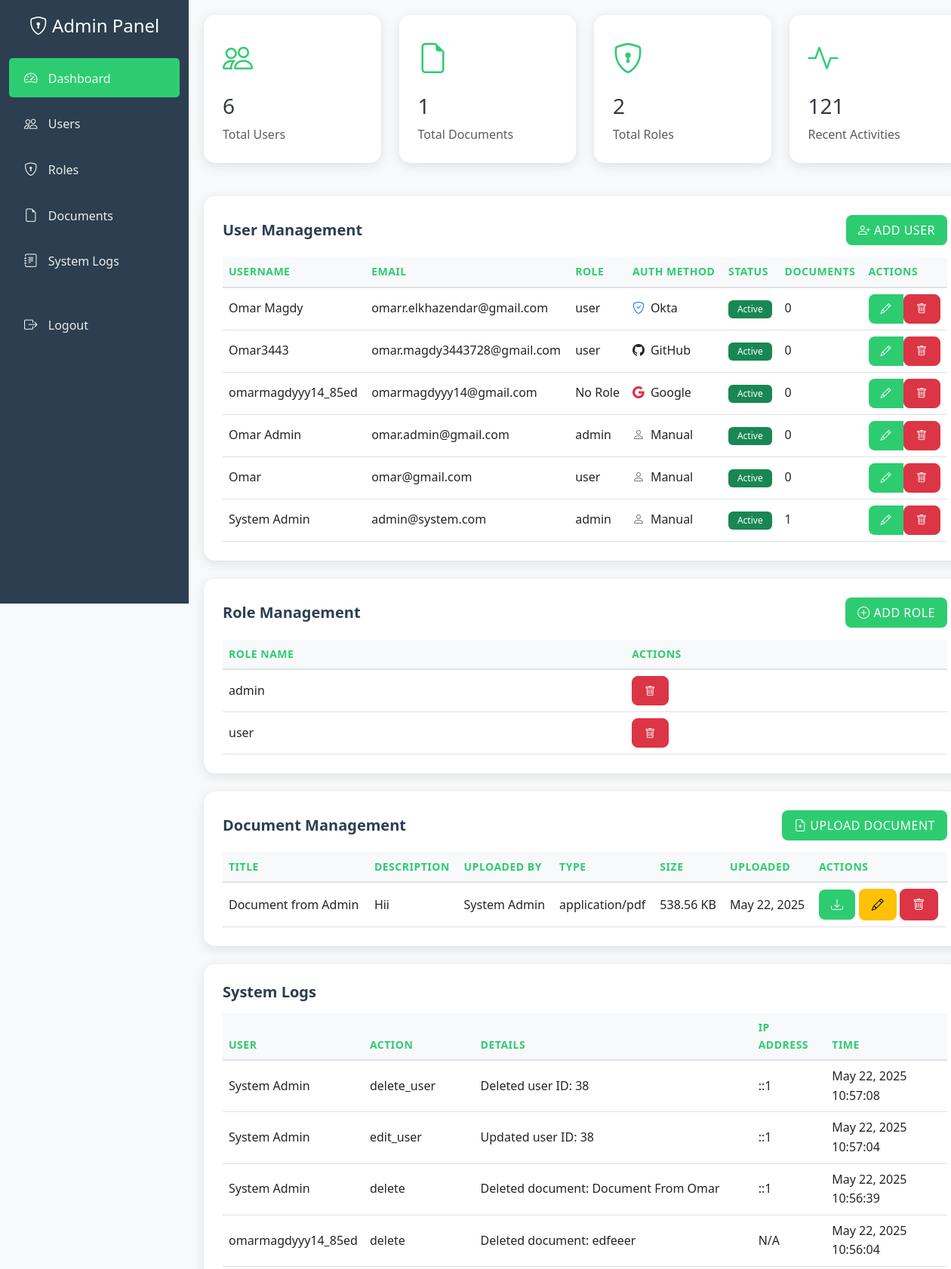
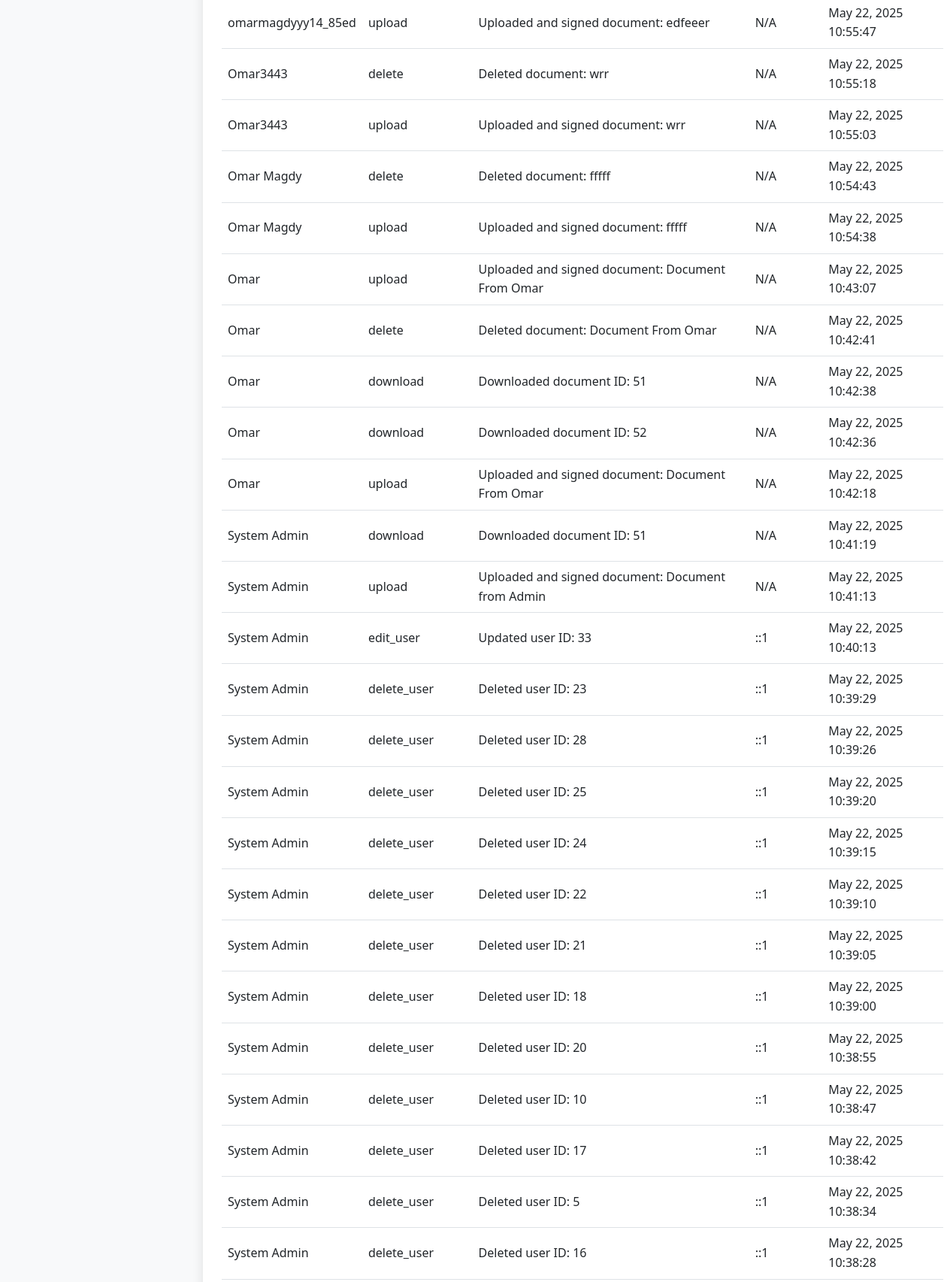
Page /admin/dashboard.php (signed in, upper part) on the committed database (2 pictures, top to bottom).
### tables this page shows
CREATE TABLE `users` (
  `id` int(11) NOT NULL,
  `username` varchar(50) NOT NULL,
  `email` varchar(100) NOT NULL,
  `password` varchar(255) NOT NULL,
  `google_id` varchar(255) DEFAULT NULL,
  `github_id` varchar(255) DEFAULT NULL,
  `okta_id` varchar(255) DEFAULT NULL,
  `auth_method` enum('manual','github','google','okta') NOT NULL DEFAULT 'manual',
  `profile_picture` varchar(255) DEFAULT NULL,
  `is_active` tinyint(1) DEFAULT 1,
  `is_verified` tinyint(1) DEFAULT 0,
  `verification_token` varchar(255) DEFAULT NULL,
  `status` enum('pending','active','inactive') DEFAULT 'pending',
  `mfa_enabled` tinyint(1) DEFAULT 0,
  `created_at` timestamp NOT NULL DEFAULT current_timestamp(),
  `updated_at` timestamp NOT NULL DEFAULT current_timestamp() ON UPDATE current_timestamp(),
  `role_id` int(11) DEFAULT NULL
);

CREATE TABLE `roles` (
  `role_id` int(11) NOT NULL,
  `role_name` varchar(50) NOT NULL,
  `created_at` timestamp NOT NULL DEFAULT current_timestamp()
);

CREATE TABLE `documents` (
  `document_id` int(11) NOT NULL,
  `title` varchar(255) NOT NULL,
  `description` text DEFAULT NULL,
  `file_path` varchar(255) NOT NULL,
  `file_type` varchar(50) DEFAULT NULL,
  `file_size` int(11) DEFAULT NULL,
  `sha256_hash` varchar(64) DEFAULT NULL,
  `hmac_signature` text DEFAULT NULL,
  `digital_signature` text DEFAULT NULL,
  `uploaded_by` int(11) DEFAULT NULL,
  `created_at` timestamp NOT NULL DEFAULT current_timestamp(),
  `updated_at` timestamp NOT NULL DEFAULT current_timestamp() ON UPDATE current_timestamp()
);

CREATE TABLE `system_logs` (
  `log_id` int(11) NOT NULL,
  `user_id` int(11) DEFAULT NULL,
  `action` varchar(255) NOT NULL,
  `details` text DEFAULT NULL,
  `ip_address` varchar(45) DEFAULT NULL,
  `created_at` timestamp NOT NULL DEFAULT current_timestamp()
);

### admin/dashboard.php (the view, shortened to what the rows shown need)
<?php
require_once '../classes/Database.php';
require_once '../classes/Document.php';
require_once '../classes/Role.php';
$database = new Database();
$db = $database->getConnection();
$role = new Role($database);
$document = new Document($db, $_SESSION['user_id']);
$user_role = $role->getUserRole($_SESSION['user_id']);
$users = $db->query(
    "SELECT u.*, r.role_name,
            (SELECT COUNT(*) FROM documents WHERE uploaded_by = u.id) as document_count
     FROM users u
     LEFT JOIN roles r ON u.role_id = r.role_id
     ORDER BY u.created_at DESC"
)->fetchAll();
$roles = $role->getAllRoles();
$logs = $db->query(
    "SELECT l.*, u.username
     FROM system_logs l
     LEFT JOIN users u ON l.user_id = u.id
     ORDER BY l.created_at DESC
     LIMIT 100"
)->fetchAll();
$documents = $db->query(
    "SELECT d.*, u.username as uploaded_by_name
     FROM documents d
     LEFT JOIN users u ON d.uploaded_by = u.id
     ORDER BY d.created_at DESC"
)->fetchAll();
?>
<!DOCTYPE html>
<html lang="en">
<head>
    <link href="https://cdn.jsdelivr.net/npm/bootstrap@5.3.0/dist/css/bootstrap.min.css" rel="stylesheet">
    <link rel="stylesheet" href="https://cdn.jsdelivr.net/npm/bootstrap-icons@1.7.2/font/bootstrap-icons.css">
    <link rel="stylesheet" href="../css/styles.css">
</head>
<body>
    <div class="container-fluid">
        <div class="row">
            <div class="col-md-9 col-lg-10 main-content">
                <div id="users" class="table-container mb-4">
                    <div class="table-responsive">
                        <table class="table table-hover">
                            <thead>
                                <tr>
                                    <th>Username</th>
                                    <th>Email</th>
                                    <th>Role</th>
                                    <th>Auth Method</th>
                                    <th>Status</th>
                                    <th>Documents</th>
                                    <th>Actions</th>
                                </tr>
                            </thead>
                            <tbody>
                                <?php foreach ($users as $u): ?>
                                    <tr>
                                        <td><?php echo htmlspecialchars($u['username']); ?></td>
                                        <td><?php echo htmlspecialchars($u['email']); ?></td>
                                        <td><?php echo htmlspecialchars($u['role_name'] ?? 'No Role'); ?></td>
                                        <td>
                                            <?php
                                            $auth_method = $u['auth_method'] ?? 'manual';
                                            $auth_icon = '';
                                            $auth_class = '';
                                            switch($auth_method) {
                                                case 'github':
                                                    $auth_icon = 'bi-github';
                                                    $auth_class = 'text-dark';
                                                    $auth_label = 'GitHub';
                                                    break;
                                                case 'google':
                                                    $auth_icon = 'bi-google';
                                                    $auth_class = 'text-danger';
                                                    $auth_label = 'Google';
                                                    break;
                                                case 'okta':
                                                    $auth_icon = 'bi-shield-check';
                                                    $auth_class = 'text-primary';
                                                    $auth_label = 'Okta';
                                                    break;
                                                default:
                                                    $auth_icon = 'bi-person';
                                                    $auth_class = 'text-secondary';
                                                    $auth_label = 'Manual';
                                            }
                                            ?>
                                            <div class="d-flex align-items-center">
                                                <i class="bi <?php echo $auth_icon; ?> <?php echo $auth_class; ?> me-2"></i>
                                                <span><?php echo $auth_label; ?></span>
                                            </div>
                                        </td>
                                        <td>
                                            <span class="badge bg-<?php echo $u['status'] === 'active' ? 'success' : ($u['status'] === 'pending' ? 'warning' : 'danger'); ?>">
                                                <?php echo ucfirst($u['status']); ?>
                                            </span>
                                        </td>
                                        <td><?php echo $u['document_count']; ?></td>
                                        <td>
                                            <div class="btn-group" role="group">
                                                <button class="btn btn-sm btn-primary" onclick="editUser(<?php echo htmlspecialchars(json_encode($u)); ?>)">
                                                    <i class="bi bi-pencil"></i>
                                                </button>
                                                <form action="" method="POST" style="display: inline;" onsubmit="return confirm('Are you sure you want to delete this user? This action cannot be undone.');">
                                                    <button type="submit" class="btn btn-sm btn-danger">
                                                        <i class="bi bi-trash"></i>
                                                    </button>
                                                </form>
                                            </div>
                                        </td>
                                    </tr>
                                <?php endforeach; ?>
                            </tbody>
                        </table>
                    </div>
                </div>
                <div id="roles" class="table-container mb-4">
                    <div class="table-responsive">
                        <table class="table table-hover">
                            <thead>
                                <tr>
                                    <th>Role Name</th>
                                    <th>Actions</th>
                                </tr>
                            </thead>
                            <tbody>
                                <?php foreach ($roles as $r): ?>
                                    <tr>
                                        <td><?php echo htmlspecialchars($r['role_name']); ?></td>
                                        <td>
                                            <button class="btn btn-sm btn-danger" onclick="deleteRole(<?php echo $r['role_id']; ?>)">
                                                <i class="bi bi-trash"></i>
                                            </button>
                                        </td>
                                    </tr>
                                <?php endforeach; ?>
                            </tbody>
                        </table>
                    </div>
                </div>
                <div id="documents" class="table-container mb-4">
                    <div class="table-responsive">
                        <table class="table table-hover">
                            <thead>
                                <tr>
                                    <th>Title</th>
                                    <th>Description</th>
                                    <th>Uploaded By</th>
                                    <th>Type</th>
                                    <th>Size</th>
                                    <th>Uploaded</th>
                                    <th>Actions</th>
                                </tr>
                            </thead>
                            <tbody>
                                <?php foreach ($documents as $doc): ?>
                                    <tr>
                                        <td><?php echo htmlspecialchars($doc['title']); ?></td>
                                        <td><?php echo htmlspecialchars($doc['description']); ?></td>
                                        <td><?php echo htmlspecialchars($doc['uploaded_by_name']); ?></td>
                                        <td><?php echo htmlspecialchars($doc['file_type']); ?></td>
                                        <td><?php echo number_format($doc['file_size'] / 1024, 2) . ' KB'; ?></td>
                                        <td><?php echo date('M d, Y', strtotime($doc['created_at'])); ?></td>
                                        <td>
                                            <a href="../download.php?id=<?php echo $doc['document_id']; ?>" class="btn btn-icon btn-primary">
                                                <i class="bi bi-download"></i>
                                            </a>
                                            <a href="../edit_document.php?id=<?php echo $doc['document_id']; ?>" class="btn btn-icon btn-warning">
                                                <i class="bi bi-pencil"></i>
                                            </a>
                                            <button class="btn btn-icon btn-danger"
                                                    onclick="deleteDocument(<?php echo $doc['document_id']; ?>)">
                                                <i class="bi bi-trash"></i>
                                            </button>
                                        </td>
                                    </tr>
                                <?php endforeach; ?>
                            </tbody>
                        </table>
                    </div>
                </div>
                <div id="logs" class="table-container mb-4">
                    <div class="table-responsive">
                        <table class="table table-hover">
                            <thead>
                                <tr>
                                    <th>User</th>
                                    <th>Action</th>
                                    <th>Details</th>
                                    <th>IP Address</th>
                                    <th>Time</th>
                                </tr>
                            </thead>
                            <tbody>
                                <?php foreach ($logs as $log): ?>
                                    <tr>
                                        <td><?php echo htmlspecialchars($log['username'] ?? 'System'); ?></td>
                                        <td><?php echo htmlspecialchars($log['action'] ?? ''); ?></td>
                                        <td><?php echo htmlspecialchars($log['details'] ?? ''); ?></td>
                                        <td><?php echo htmlspecialchars($log['ip_address'] ?? 'N/A'); ?></td>
                                        <td><?php echo date('M d, Y H:i:s', strtotime($log['created_at'])); ?></td>
                                    </tr>
                                <?php endforeach; ?>
                            </tbody>
                        </table>
                    </div>
                </div>
            </div>
        </div>
    </div>
</body>
</html>

### rows in the picture
users: username "Omar Magdy", email "omarr.elkhazendar@gmail.com", role.role_name "user", auth_method "Okta", status "Active", document_count "0"
users: username "Omar3443", email "omar.magdy3443728@gmail.com", role.role_name "user", auth_method "GitHub", status "Active", document_count "0"
users: username "omarmagdyyy14_85ed", email "omarmagdyyy14@gmail.com", role_name "No Role", auth_method "Google", status "Active", document_count "0"
users: username "Omar Admin", email "omar.admin@gmail.com", role.role_name "admin", auth_method "Manual", status "Active", document_count "0"
users: username "Omar", email "omar@gmail.com", role.role_name "user", auth_method "Manual", status "Active", document_count "0"
users: username "System Admin", email "admin@system.com", role.role_name "admin", auth_method "Manual", status "Active", document_count "1"
roles: role_name "admin"
roles: role_name "user"
documents: title "Document from Admin", description "Hii", uploaded_by.username "System Admin", file_type "application/pdf", $doc['file_size']/1024 "538.56", created_at "May 22, 2025"
system_logs: user.username "System Admin", action "delete_user", details "Deleted user ID: 38", ip_address "::1", created_at "May 22, 2025 10:57:08"
system_logs: user.username "System Admin", action "edit_user", details "Updated user ID: 38", ip_address "::1", created_at "May 22, 2025 10:57:04"
system_logs: user.username "System Admin", action "delete", details "Deleted document: Document From Omar", ip_address "::1", created_at "May 22, 2025 10:56:39"
system_logs: user.username "omarmagdyyy14_85ed", action "delete", details "Deleted document: edfeeer", ip_address "N/A", created_at "May 22, 2025 10:56:04"
system_logs: user.username "omarmagdyyy14_85ed", action "upload", details "Uploaded and signed document: edfeeer", ip_address "N/A", created_at "May 22, 2025 10:55:47"
system_logs: user.username "Omar3443", action "delete", details "Deleted document: wrr", ip_address "N/A", created_at "May 22, 2025 10:55:18"
system_logs: user.username "Omar3443", action "upload", details "Uploaded and signed document: wrr", ip_address "N/A", created_at "May 22, 2025 10:55:03"
system_logs: user.username "Omar Magdy", action "delete", details "Deleted document: fffff", ip_address "N/A", created_at "May 22, 2025 10:54:43"
system_logs: user.username "Omar Magdy", action "upload", details "Uploaded and signed document: fffff", ip_address "N/A", created_at "May 22, 2025 10:54:38"
system_logs: user.username "Omar", action "upload", details "Uploaded and signed document: Document From Omar", ip_address "N/A", created_at "May 22, 2025 10:43:07"
system_logs: user.username "Omar", action "delete", details "Deleted document: Document From Omar", ip_address "N/A", created_at "May 22, 2025 10:42:41"
system_logs: user.username "Omar", action "download", details "Downloaded document ID: 51", ip_address "N/A", created_at "May 22, 2025 10:42:38"
system_logs: user.username "Omar", action "download", details "Downloaded document ID: 52", ip_address "N/A", created_at "May 22, 2025 10:42:36"
system_logs: user.username "Omar", action "upload", details "Uploaded and signed document: Document From Omar", ip_address "N/A", created_at "May 22, 2025 10:42:18"
system_logs: user.username "System Admin", action "download", details "Downloaded document ID: 51", ip_address "N/A", created_at "May 22, 2025 10:41:19"
system_logs: user.username "System Admin", action "upload", details "Uploaded and signed document: Document from Admin", ip_address "N/A", created_at "May 22, 2025 10:41:13"
system_logs: user.username "System Admin", action "edit_user", details "Updated user ID: 33", ip_address "::1", created_at "May 22, 2025 10:40:13"
system_logs: user.username "System Admin", action "delete_user", details "Deleted user ID: 23", ip_address "::1", created_at "May 22, 2025 10:39:29"
system_logs: user.username "System Admin", action "delete_user", details "Deleted user ID: 28", ip_address "::1", created_at "May 22, 2025 10:39:26"
system_logs: user.username "System Admin", action "delete_user", details "Deleted user ID: 25", ip_address "::1", created_at "May 22, 2025 10:39:20"
system_logs: user.username "System Admin", action "delete_user", details "Deleted user ID: 24", ip_address "::1", created_at "May 22, 2025 10:39:15"
system_logs: user.username "System Admin", action "delete_user", details "Deleted user ID: 22", ip_address "::1", created_at "May 22, 2025 10:39:10"
system_logs: user.username "System Admin", action "delete_user", details "Deleted user ID: 21", ip_address "::1", created_at "May 22, 2025 10:39:05"
system_logs: user.username "System Admin", action "delete_user", details "Deleted user ID: 18", ip_address "::1", created_at "May 22, 2025 10:39:00"
system_logs: user.username "System Admin", action "delete_user", details "Deleted user ID: 20", ip_address "::1", created_at "May 22, 2025 10:38:55"
system_logs: user.username "System Admin", action "delete_user", details "Deleted user ID: 10", ip_address "::1", created_at "May 22, 2025 10:38:47"
system_logs: user.username "System Admin", action "delete_user", details "Deleted user ID: 17", ip_address "::1", created_at "May 22, 2025 10:38:42"
system_logs: user.username "System Admin", action "delete_user", details "Deleted user ID: 5", ip_address "::1", created_at "May 22, 2025 10:38:34"
system_logs: user.username "System Admin", action "delete_user", details "Deleted user ID: 16", ip_address "::1", created_at "May 22, 2025 10:38:28"

### other values in the picture
$total_users "6"
$total_documents "1"
$total_roles "2"
$recent_logs "121"
